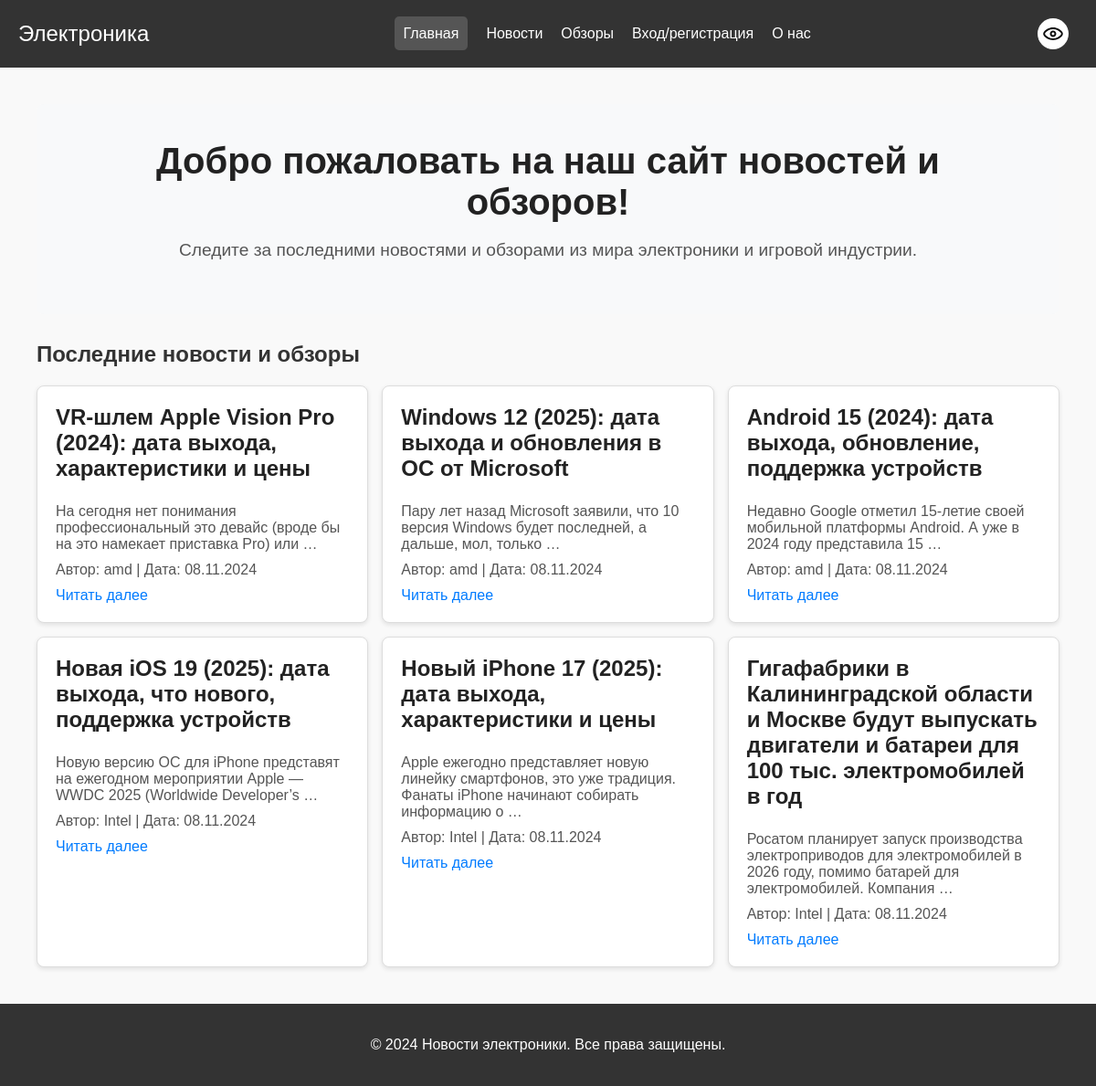
The app's page /, older data.
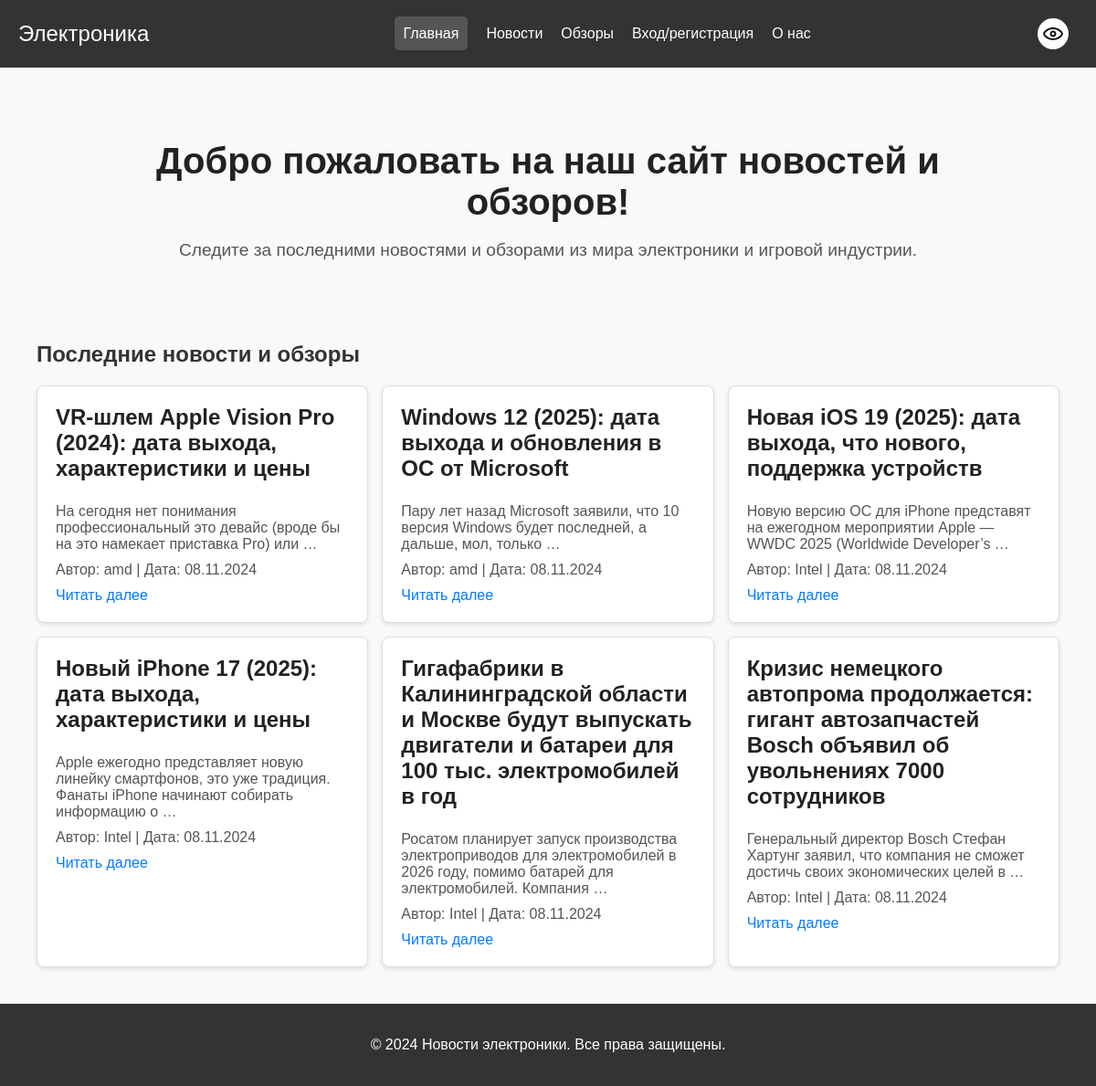
The same page, newer data.
### news/models.py (models this page shows, shortened)
class Content(models.Model):
    CONTENT_TYPES = [
        ('news', 'Новости'),
        ('review', 'Обзор'),
    ]
    title = models.CharField(max_length=200)
    content = models.TextField()
    created_at = models.DateTimeField(auto_now_add=True)
    author = models.ForeignKey('UserProfile', on_delete=models.CASCADE)
    type = models.CharField(max_length=10, choices=CONTENT_TYPES)
    age_restriction = models.BooleanField(default=False, verbose_name="Возрастные ограничения")

class UserProfile(AbstractUser):
    username = models.CharField(max_length=20, unique=True, blank=False)
    nickname = models.CharField(max_length=15, blank=False)
    birthdate = models.DateField(blank=False, null=False)
    avatar = models.ImageField(upload_to='user_avatars', default='user_avatars/default-avatar.png')
    email = models.EmailField(unique=True)
    can_publish_content = models.BooleanField(default=True, verbose_name='Может публиковать контент')

### news/views.py (the view)
# urls.py: path('', views.index, name='index'),
def index(request):
    latest_news = Content.objects.order_by('-created_at')[:6]
    return render(request, 'index.html', {'latest_news': latest_news})

### news/templates/index.html (shortened to what this page needs)
{% extends 'base.html' %}
{% load static %}
{% block extra_css %}
<link rel="stylesheet" href="{% static 'css/index.css' %}">
{% endblock %}
{% block content %}
<div class="content-container">
    <div class="banner">
        <h1>Добро пожаловать на наш сайт новостей и обзоров!</h1>
        <p>Следите за последними новостями и обзорами из мира электроники и игровой индустрии.</p>
    </div>
    <div class="latest-content">
        <h2>Последние новости и обзоры</h2>
        <div class="content-cards">
            {% for news in latest_news %}
                <div class="content-card">
                    <h3>{{ news.title }}</h3>
                    <p>{{ news.content|truncatewords:15 }}</p>
                    <p>Автор: {{ news.author.username }} | Дата: {{ news.created_at|date:"d.m.Y" }}</p>
                    <a href="{% url 'content_detail' news.id %}">Читать далее</a>
                </div>
            {% empty %}
                <p>Нет доступных новостей или обзоров.</p>
            {% endfor %}
        </div>
    </div>
</div>
{% endblock %}

### news/templates/base.html (shortened to what this page needs)
<!DOCTYPE html>
<html lang="ru">
<head>
    {% load static %}
    <link rel="stylesheet" href="{% static 'css/base.css' %}">
    {% block extra_css %}{% endblock %}
</head>
<body>
    <header>
        <div class="navbar">
            <div class="logo">Электроника</div>
            <ul class="nav-links">
                <li><a href="{% url 'index' %}" class="{% if request.path == '/' %}active{% endif %}">Главная</a></li>
                <li><a href="{% url 'news' %}" class="{% if request.path == '/news/' %}active{% endif %}">Новости</a></li>
                <li><a href="{% url 'reviews' %}" class="{% if request.path == '/reviews/' %}active{% endif %}">Обзоры</a></li>
                {% if user.is_authenticated %}
                <li><a href="{% url 'profile' %}" class="{% if request.path == '/profile/' %}active{% endif %}">Профиль</a></li>
                    {% else %}
                <li><a href="{% url 'authorise' %}" class="{% if request.path == '/authorise/' or request.path == '/register/' or request.path == '/password_reset/' %} active{% endif %}">        Вход/регистрация</a></li>
                {% endif %}
                <li><a href="{% url 'about' %}" class="{% if request.path == '/about/' %}active{% endif %}">О нас</a></li>
            </ul>
            <div class="contrast-icon-wrapper" onclick="toggleContrastIcon()">
                <img id="contrast-icon" src="{% static 'images/eye.svg' %}" alt="Contrast Icon">
            </div>
        </div>
    </header>
    <main>
        {% block content %}{% endblock %}
    </main>
    <footer>
        <p>&copy; 2024 Новости электроники. Все права защищены.</p>
    </footer>
</body>
</html>

### news/static/css/base.css (style rules this page uses)
body { margin: 0; font-family: Arial, sans-serif; display: flex; flex-direction: column; min-height: 100vh; }
header { background-color: #333; color: #fff; padding: 20px; position: relative; }
.navbar { display: flex; justify-content: space-between; align-items: center; }
.logo { font-size: 24px; }
.nav-links { list-style: none; margin: 0; padding: 0; display: flex; flex-grow: 1; justify-content: center; }
.nav-links li { margin-left: 20px; }
.nav-links li a { color: #fff; text-decoration: none; }
.nav-links li a.active { background-color: #555; padding: 10px; border-radius: 5px; }
.contrast-icon-wrapper { display: flex; justify-content: center; align-items: center; background-color: white; border-radius: 50%; width: 30px; height: 30px; padding: 2px; margin-right: 10px; }
#contrast-icon { width: 24px; height: 24px; cursor: pointer; }
main { flex-grow: 1; padding: 20px; }
body { background-color: #f9f9f9; color: #333; }
footer { background-color: #333; color: #fff; text-align: center; padding: 20px; margin-top: auto; }
@media (min-width: 601px) { .contrast-icon-wrapper { margin-left: auto; } }

### news/static/css/index.css (style rules this page uses)
.content-container { max-width: 1200px; margin: 0 auto; padding: 20px; }
.banner { text-align: center; padding: 40px; background-color: #f8f9fa; border-radius: 8px; margin-bottom: 20px; color: #333; }
.banner h1 { font-size: 2.5em; margin: 0 0 10px 0; color: #222; }
.banner p { font-size: 1.2em; color: #555; }
.latest-content { margin-top: 30px; }
.content-cards { display: flex; flex-wrap: wrap; gap: 15px; }
.content-card { background: #fff; border: 1px solid #ddd; border-radius: 8px; padding: 20px; flex: 1 1 300px; box-shadow: 0 2px 5px rgba(0, 0, 0, 0.1); color: #333; }
.content-card h3 { margin-top: 0; font-size: 1.5em; color: #222; }
.content-card p { margin: 10px 0; color: #555; }
.content-card a { color: #007bff; text-decoration: none; }

Row changes from the older to the newer data that the page shows:
removed Content: title "Android 15 (2024): дата выхода, обновление, поддержка устройств", content "Недавно Google отметил 15-летие своей мобильной платформы Android. А уже в 2024 году представила 15 …", author.username "amd", created_at "08.11.2024"
now on this page (row unchanged): Content: title "Кризис немецкого автопрома продолжается: гигант автозапчастей Bosch объявил об увольнениях 7000 сотрудников", content "Генеральный директор Bosch Стефан Хартунг заявил, что компания не сможет достичь своих экономических целей в …", author.username "Intel", created_at "08.11.2024"
